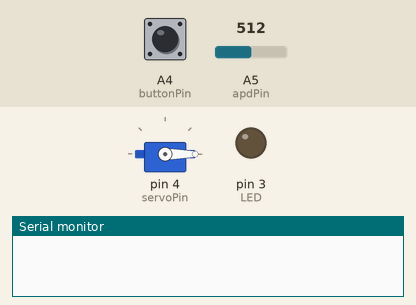
The sketch below on a simulated Arduino Uno, built with avr-gcc and run on an emulated ATmega328P. Parts: servo, output pins drawn as LEDs (lit = HIGH), the last lines printed to the serial monitor. Dashed ring = blinking. The test bench sets the inputs (shaded band); at power-on: A4 (buttonPin) LOW, A5 (apdPin) = 512.

Above: at 1.2 s.
1.3 s: A4 (buttonPin) pulled HIGH for 0.25 s
At 1.61 s:
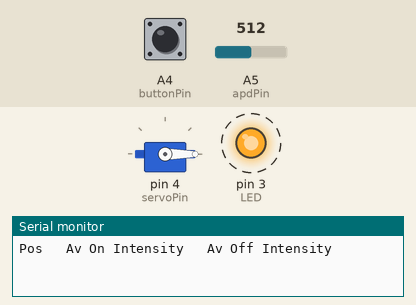
At 2.23 s:
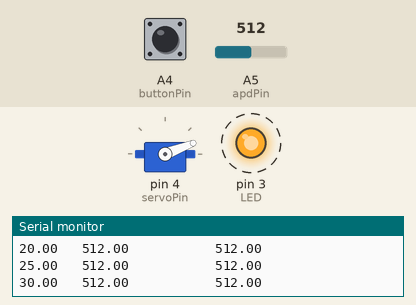
4.3 s: A4 (buttonPin) pulled HIGH for 3.2 s
At 4.53 s:
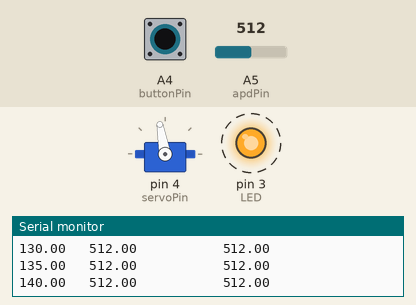
9.0 s: A4 (buttonPin) pulled HIGH for 1 s
Timing chart, 0 to 14.4 s (numbered marks = the images above; inputs shaded):
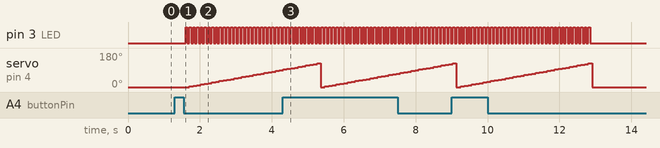

The sketch:

MKR-1-26-2023_v3.ino
```cpp
//Non-Iot Version
// #include "arduino_secrets.h"

// ArduinoIoTCloud - Version: 1.7.0
// #include <ArduinoIoTCloud.h>
// #include "thingProperties.h"
#include "Servo.h"

int LED = 3;
int servoPin=4;
int servoPosStart = 0;
int servoPosEnd = 180;

int apdPin = A5;
int buttonPin = A4;

double pos=0;
int delta=5;
Servo myServo;
double Intensity, AvOnIntensity, AvOffIntensity, datacounter;
int Ndata=10;


void setup() {
  pinMode(LED, OUTPUT);
  pinMode(buttonPin, INPUT);
  pinMode(apdPin, INPUT);
  Serial.begin(9600);  // open the serial port
  //all your definitions
  myServo.attach(servoPin);
  moveServo(servoPosStart);
  }


void loop() {
    int val = digitalRead(buttonPin);
    while(!val){
      //spin lock
      val = digitalRead(buttonPin);
      delay(200);
    }
    runExperiment();

    //Serial.println(val);
  }


double MAXSERVOANGLE = 270;
double MINSERVOANGLE = 0;
double MAXMICROSECONDS = 2500;
double MINMICROSECONDS = 500;
void moveServo(double degree){
  double microseconds = map(degree, MINSERVOANGLE,MAXSERVOANGLE,MINMICROSECONDS,MAXMICROSECONDS);
  myServo.writeMicroseconds(microseconds);
}

void runExperiment(){
  Serial.print("Pos   ");
    Serial.print("Av On Intensity   ");
    Serial.println("Av Off Intensity");
    for (pos = servoPosStart + delta; pos <= servoPosEnd; pos += delta) { // goes from 0 degrees to 180 degrees
      // in steps of delta degrees
      // Serial.print("pos= ");
      Serial.print(pos);
      Serial.print("   ");
      moveServo(pos);              // tell servo to go to position in variable 'pos'
       // waits 20 ms (serial port problem if >> 20) for the servo to reach the position;
      digitalWrite(LED,HIGH);
      AvOnIntensity=0;
      //Serial.print("OnIntensity = ");
      for(datacounter=0; datacounter < Ndata; datacounter++) {
        Intensity=analogRead(apdPin);
        //Serial.print(Intensity);
        delay(5);
        AvOnIntensity +=Intensity;
        }
      AvOnIntensity=AvOnIntensity/Ndata;
      //Serial.print("   AvOnIntensity = ");
      Serial.print(AvOnIntensity);
      Serial.print("           ");
      digitalWrite(LED,LOW);
      AvOffIntensity=0;
      for(datacounter=0; datacounter < Ndata; datacounter++) {
        Intensity=analogRead(apdPin);
        delay(5);
        AvOffIntensity +=Intensity;
        }
      AvOffIntensity=AvOffIntensity/Ndata;
      //Serial.print("   AvOffIntensity = ");
      Serial.println(AvOffIntensity);
      } //servo steps for end
      Serial.println();
      //passFlag++;
  // Serial.println(passFlag);
    // ArduinoCloud.update();
  moveServo(servoPosStart);
  Serial.print('!');
  Serial.flush();
}
```

Measured:
- after the input at 1.3 s, pin 3 (LED): alternates HIGH for 0.05 s and LOW for 0.05 s, starting after 0.30 s; servo on pin 4 (servoPin): moves from 0° to 89° over 2.5 s, starting after 0.41 s
